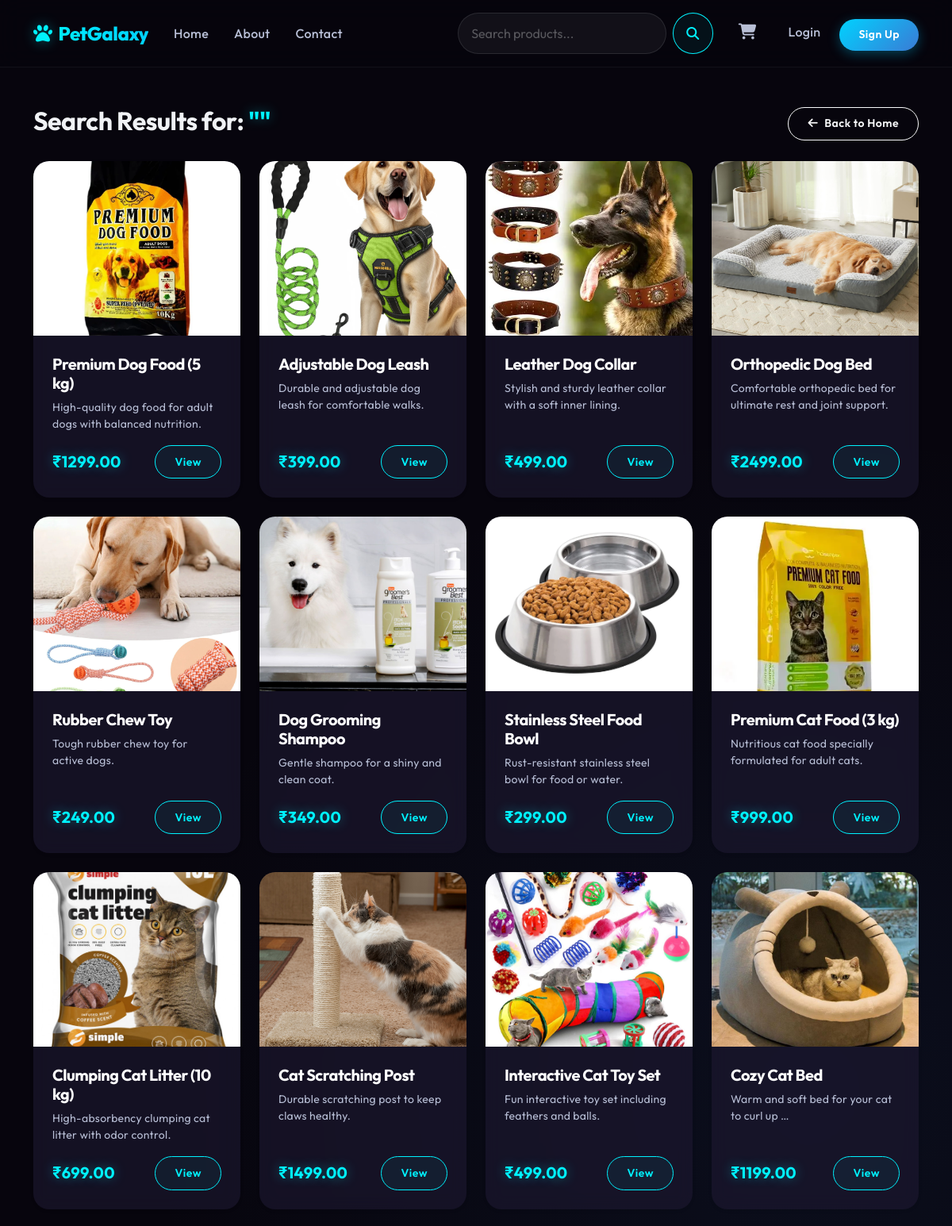
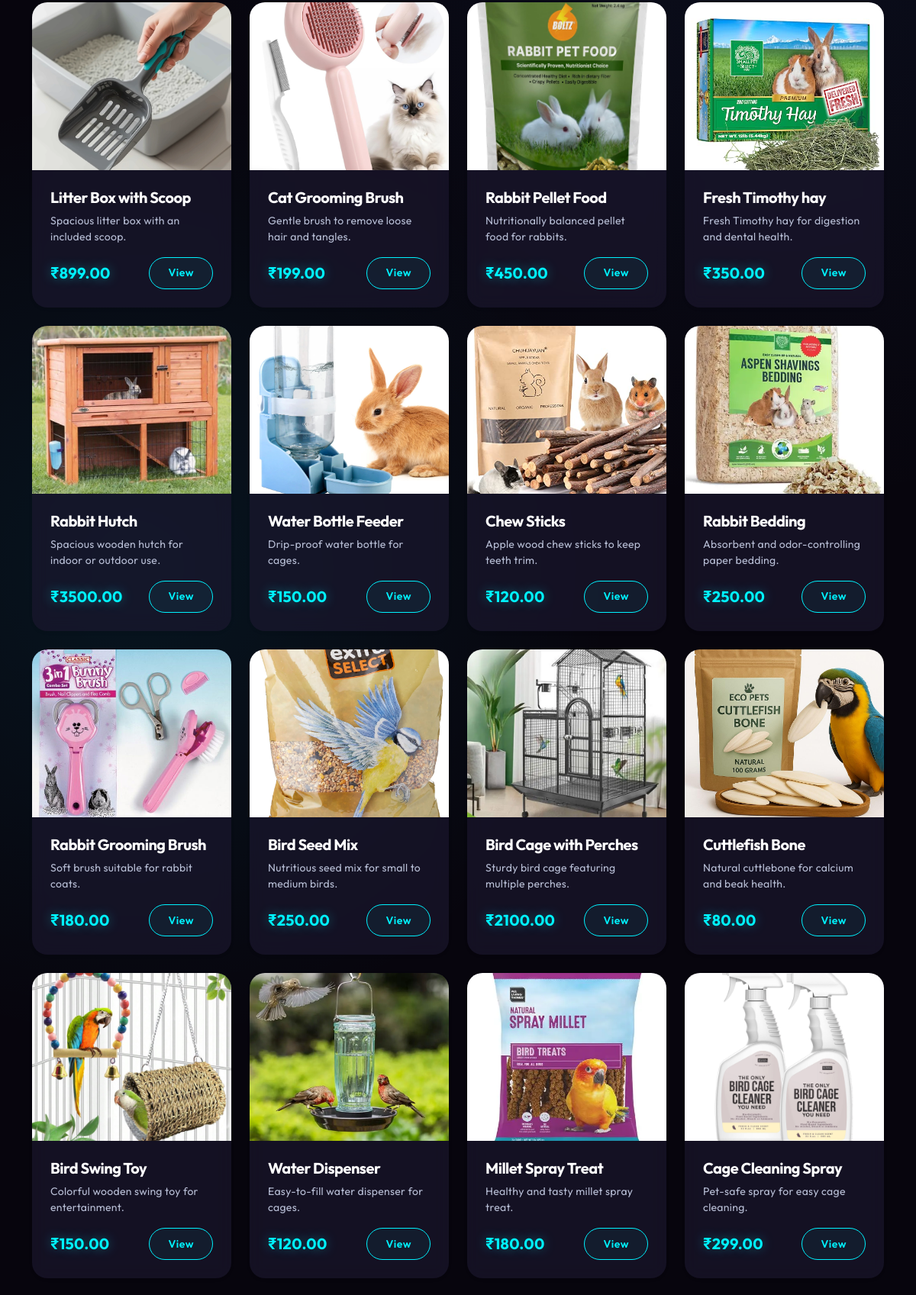
The app's page /search/ (upper part) with its own data (2 pictures, top to bottom).
### store/models.py (models this page shows, shortened)
class Product(models.Model):
    name = models.CharField(max_length=200)
    description = models.TextField()
    price = models.DecimalField(max_digits=10, decimal_places=2)
    image = models.ImageField(upload_to='products/', blank=True, null=True)
    image_url = models.URLField(max_length=500, blank=True, null=True)
    category = models.ForeignKey(Category, related_name='products', on_delete=models.CASCADE)
    stock = models.IntegerField(default=0)
    created_at = models.DateTimeField(auto_now_add=True)
    updated_at = models.DateTimeField(auto_now=True)

### store/views.py (the view)
# urls.py: path('search/', views.search, name='search'),
def search(request):
    query = request.GET.get('q', '')
    products = Product.objects.all()
    if query:
        products = products.filter(Q(name__icontains=query) | Q(description__icontains=query))
    return render(request, 'search.html', {'products': products, 'query': query})

### store/cart.py (called while the page is built)
    def __len__(self):
        return sum(item['quantity'] for item in self.cart.values())

### store/context_processors.py (called while the page is built)
def cart(request):
    return {'cart': Cart(request)}

### templates/search.html (shortened to what this page needs)
{% extends 'base.html' %}
{% load static %}
{% block content %}
<div class="container py-5">
    <div class="d-flex justify-content-between align-items-center mb-4">
        <h2 class="fw-bold">Search Results for: <span class="text-neon-cyan">"{{ query }}"</span></h2>
        <a href="{% url 'home' %}" class="btn btn-outline-light btn-sm rounded-pill"><i class="fa-solid fa-arrow-left me-2"></i>Back to Home</a>
    </div>
    {% if products %}
    <div class="row g-4">
        {% for product in products %}
        <div class="col-sm-6 col-md-4 col-lg-3">
            <div class="card h-100 shadow-sm border-0">
                {% if product.image %}
                    <img src="{{ product.image.url }}" class="card-img-top" alt="{{ product.name }}">
                {% elif product.image_url %}
                    <img src="{{ product.image_url }}" class="card-img-top" alt="{{ product.name }}">
                {% else %}
                    <img src="https://placehold.co/400x300/302b63/00f2fe?text={{ product.name|urlencode }}" class="card-img-top" alt="{{ product.name }}">
                {% endif %}
                <div class="card-body d-flex flex-column">
                    <h5 class="card-title text-white">{{ product.name }}</h5>
                    <p class="card-text text-muted small mb-3">{{ product.description|truncatewords:10 }}</p>
                    <div class="mt-auto d-flex justify-content-between align-items-center">
                        <span class="fs-5 fw-bold text-neon-cyan">₹{{ product.price }}</span>
                        <a href="{% url 'product_detail' product.id %}" class="btn btn-outline-primary btn-sm rounded-pill">View</a>
                    </div>
                </div>
            </div>
        </div>
        {% endfor %}
    </div>
    {% else %}
    <div class="alert alert-info bg-transparent border-info text-white text-center py-5">
        <i class="fa-solid fa-search fs-1 mb-3 text-neon-blue"></i>
        <h4>No products found matching your query.</h4>
        <p>Try using different keywords or browse our categories.</p>
    </div>
    {% endif %}
</div>
{% endblock %}

### static/css/style.css (style rules this page uses)
:root { --bg-dark: #07050d; --bg-mid: #141124; --bg-light: #1e1a33; --bg-card: rgba(30, 26, 51, 0.6); --neon-blue: #00d2ff; --neon-purple: #3a7bd5; --neon-cyan: #00f2fe; --text-main: #f0f2f5; --text-muted: #b8bfd6; --accent: #4facfe; }
body { background-color: var(--bg-dark); background-image: radial-gradient(circle at 15% 50%, rgba(0, 210, 255, 0.08), transparent 25%), radial-gradient(circle at 85% 30%, rgba(58, 123, 213, 0.08), transparent 25%); background-attachment: fixed; color: var(--text-main); font-family: 'Outfit', -apple-system, BlinkMacSystemFont, "Segoe UI", Roboto, sans-serif; min-height: 100vh; display: flex; flex-direction: column; letter-spacing: 0.3px; }
.card { background: var(--bg-card); backdrop-filter: blur(10px); -webkit-backdrop-filter: blur(10px); border: 1px solid rgba(255, 255, 255, 0.05); border-radius: 20px; transition: all 0.4s cubic-bezier(0.175, 0.885, 0.32, 1.275); color: var(--text-main); overflow: hidden; box-shadow: 0 10px 30px rgba(0, 0, 0, 0.2); }
.card-img-top { height: 220px; object-fit: cover; transition: transform 0.5s ease; }
.card-body { padding: 1.5rem; }
h1, h2, h3, h4, h5, h6 { font-weight: 700; letter-spacing: -0.5px; }
.text-muted { color: var(--text-muted) !important; }
.text-neon-cyan { color: var(--neon-cyan); text-shadow: 0 0 15px rgba(0, 242, 254, 0.4); }
.btn { font-weight: 600; letter-spacing: 0.5px; padding: 0.6rem 1.5rem; transition: all 0.3s ease; }
.btn-outline-primary { color: var(--neon-cyan); border: 1px solid var(--neon-cyan); background: rgba(0, 242, 254, 0.05); }

### records on screen
Product: image (picture), name "Premium Dog Food (5 kg)", description "High-quality dog food for adult dogs with balanced nutrition.", price "1299.00"
Product: image (picture), name "Adjustable Dog Leash", description "Durable and adjustable dog leash for comfortable walks.", price "399.00"
Product: image (picture), name "Leather Dog Collar", description "Stylish and sturdy leather collar with a soft inner lining.", price "499.00"
Product: image (picture), name "Orthopedic Dog Bed", description "Comfortable orthopedic bed for ultimate rest and joint support.", price "2499.00"
Product: image (picture), name "Rubber Chew Toy", description "Tough rubber chew toy for active dogs.", price "249.00"
Product: image (picture), name "Dog Grooming Shampoo", description "Gentle shampoo for a shiny and clean coat.", price "349.00"
Product: image (picture), name "Stainless Steel Food Bowl", description "Rust-resistant stainless steel bowl for food or water.", price "299.00"
Product: image (picture), name "Premium Cat Food (3 kg)", description "Nutritious cat food specially formulated for adult cats.", price "999.00"
Product: image (picture), name "Clumping Cat Litter (10 kg)", description "High-absorbency clumping cat litter with odor control.", price "699.00"
Product: image (picture), name "Cat Scratching Post", description "Durable scratching post to keep claws healthy.", price "1499.00"
Product: image (picture), name "Interactive Cat Toy Set", description "Fun interactive toy set including feathers and balls.", price "499.00"
Product: image (picture), name "Cozy Cat Bed", description "Warm and soft bed for your cat to curl up …", price "1199.00"
Product: image (picture), name "Litter Box with Scoop", description "Spacious litter box with an included scoop.", price "899.00"
Product: image (picture), name "Cat Grooming Brush", description "Gentle brush to remove loose hair and tangles.", price "199.00"
Product: image (picture), name "Rabbit Pellet Food", description "Nutritionally balanced pellet food for rabbits.", price "450.00"
Product: image (picture), name "Fresh Timothy hay", description "Fresh Timothy hay for digestion and dental health.", price "350.00"
Product: image (picture), name "Rabbit Hutch", description "Spacious wooden hutch for indoor or outdoor use.", price "3500.00"
Product: image (picture), name "Water Bottle Feeder", description "Drip-proof water bottle for cages.", price "150.00"
Product: image (picture), name "Chew Sticks", description "Apple wood chew sticks to keep teeth trim.", price "120.00"
Product: image (picture), name "Rabbit Bedding", description "Absorbent and odor-controlling paper bedding.", price "250.00"
Product: image (picture), name "Rabbit Grooming Brush", description "Soft brush suitable for rabbit coats.", price "180.00"
Product: image (picture), name "Bird Seed Mix", description "Nutritious seed mix for small to medium birds.", price "250.00"
Product: image (picture), name "Bird Cage with Perches", description "Sturdy bird cage featuring multiple perches.", price "2100.00"
Product: image (picture), name "Cuttlefish Bone", description "Natural cuttlebone for calcium and beak health.", price "80.00"
Product: image (picture), name "Bird Swing Toy", description "Colorful wooden swing toy for entertainment.", price "150.00"
Product: image (picture), name "Water Dispenser", description "Easy-to-fill water dispenser for cages.", price "120.00"
Product: image (picture), name "Millet Spray Treat", description "Healthy and tasty millet spray treat.", price "180.00"
Product: image (picture), name "Cage Cleaning Spray", description "Pet-safe spray for easy cage cleaning.", price "299.00"
